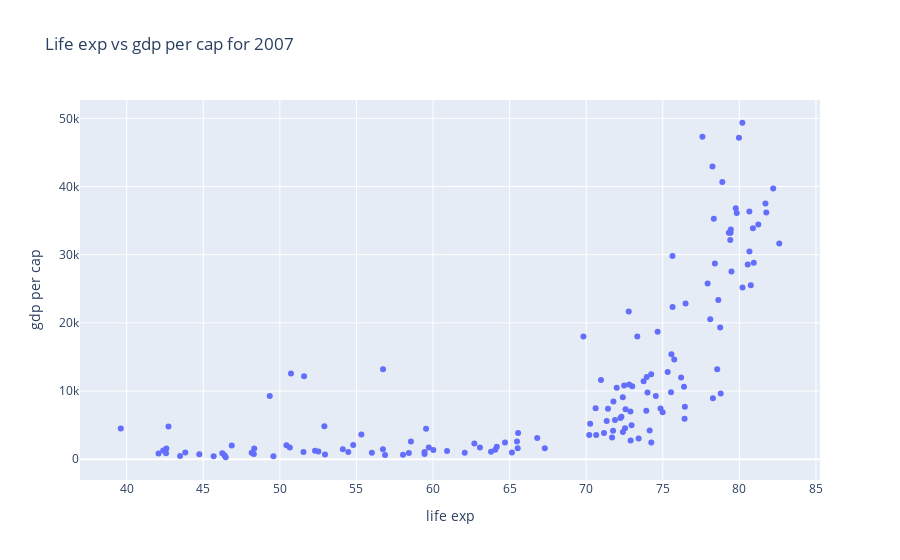

Notebook code for this chart:
### Code cell
trace1=go.Scatter(x=temp_df['lifeExp'],y=temp_df["gdpPercap"],mode="markers")

data=[trace1]

layout=go.Layout(title='Life exp vs gdp per cap for 2007',xaxis={"title":"life exp"},yaxis={'title':"gdp per cap"})

fig=go.Figure(data,layout)

fig.show()

### Figure 1 — Plotly figure (JSON) as saved in the notebook; plotly's stock layout.template omitted (floating-point values rounded to 4 significant figures; data arrays with more than 128 entries replaced by an {"elided": "..."} marker saying what was removed)
{"data": [{"mode": "markers", "type": "scatter", "x": {"elided": "142 float values"}, "y": {"elided": "142 float values"}}], "layout": {"autosize": true, "title": {"text": "Life exp vs gdp per cap for 2007"}, "xaxis": {"autorange": true, "range": [36.85, 85.37], "title": {"text": "life exp"}, "type": "linear"}, "yaxis": {"autorange": true, "range": [-3773.0, 53410.0], "title": {"text": "gdp per cap"}, "type": "linear"}}}
